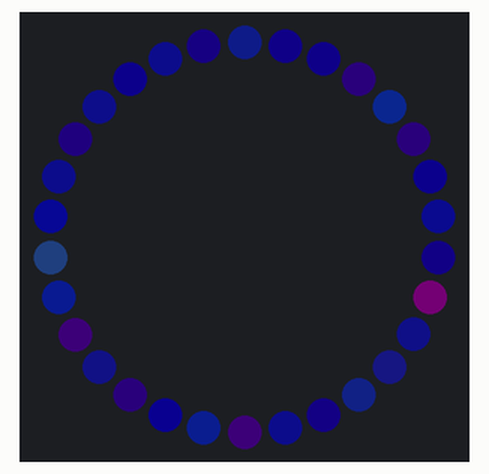
Simulated run of this program. Board: Circuit Playground running CircuitPython. Shown: 30 RGB LEDs in a ring, first at the top, clockwise. Dim RGB values are drawn brighter than linear; random numbers come from a fixed seed.

Above: at 0.45 s.
At 1.68 s:
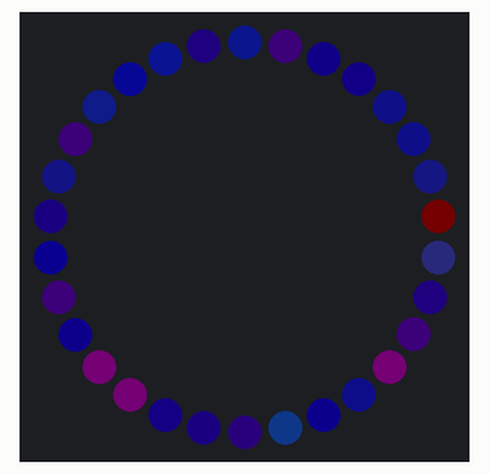
At 3.22 s:
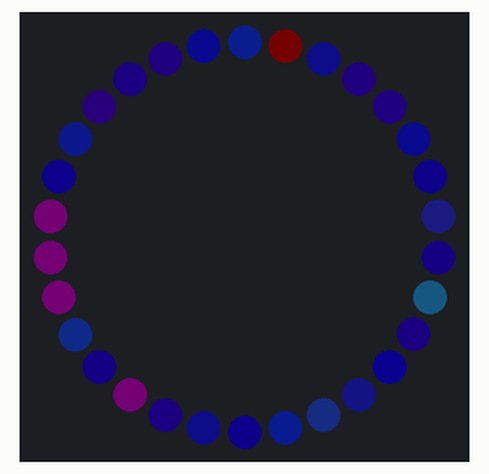
At 21.99 s:
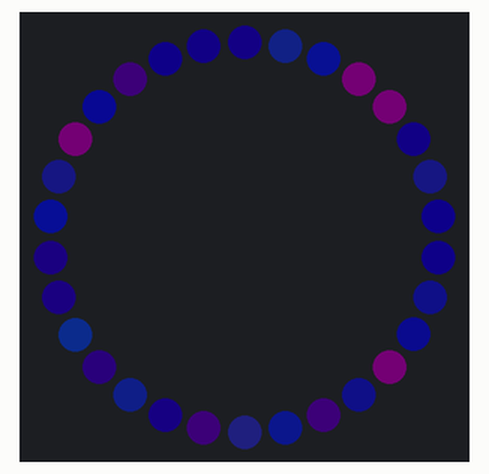
At 23.83 s:
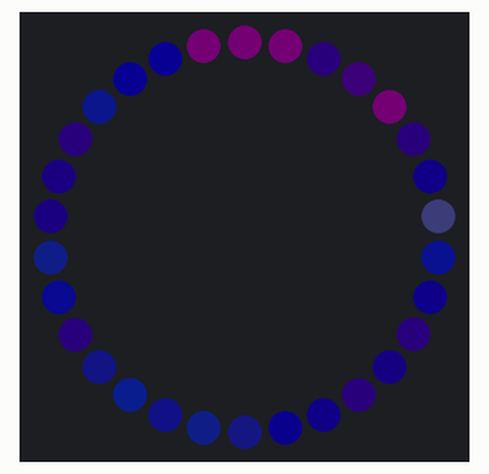
At 39.83 s:
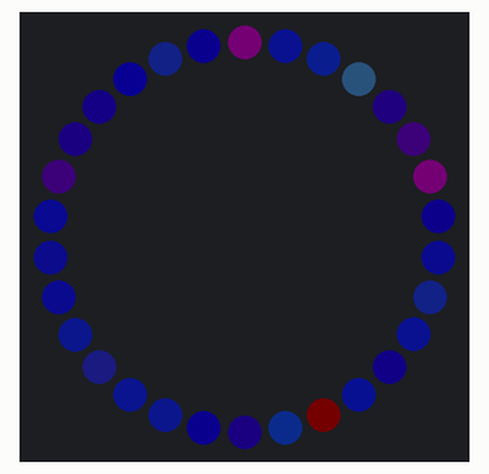

The program:

br4.py
```python
# Use the 10 NeoPixels on Circuit Playground Express via the
#   Adafruit neopixel library

###
### settable Pulse and Cycle
###

import time
import neopixel
import board

try:
    import urandom as random
except ImportError:
    import random

pulse = 1
cycle = 1
# Set up the 10 Circuit Playground Express NeoPixels half bright
#CPX_pixels = neopixel.NeoPixel(board.NEOPIXEL, 10, brightness=0.5)
pixels = neopixel.NeoPixel(board.A1, 30, brightness=0.1, auto_write=False)
low = 10
num_pixels = 30
ctr = 0
ctr2 = 0

bubble = float(num_pixels)
bubble_speed = 1.21
bubble2 = 7.0
bubble2_speed = 0.5

p = []
ps = []

# initialize
for i in range(0, num_pixels):
    #s = random.randint(1,3)
    s = 9
    #speed.append(9)
    d = 1
    maxi = random.randint(50,255)
    m = random.randint(50,250)
    #maxi = 245
    b = random.randint(15, m)
    #blue.append(15)
    g = random.randint(0,50)
    p = [s, d, m, b, g]
    ps.append(p)

# main loop
while True:

    for p in range(0, num_pixels):
        #brt = blue[p]
        brt = ps[p][3]
        #grn = int(green[p] * blue[p] / maximum[p])
        #grn = green[p]
        grn = int(ps[p][4] * brt / ps[p][2])
        #grn = ps[p][4]
        #grn = low
        pixels[p] = (low, grn, brt)

        if pulse == 1:
        	ps[p][3] = ps[p][3] + ps[p][0] * ps[p][1]

        if ps[p][3] >= ps[p][2] or ps[p][3] < 15:
            ps[p][1] = -1 * ps[p][1]

        if ps[p][3] < 15:
            maxi = random.randint(60,255)
            ps[p][2] = maxi
            # ps[p][4] = random.randint(0,50) # green reset


    #pixels[int(bubble) % num_pixels] = (10, 10, 10)
    bubble = bubble - bubble_speed
    bubble2_idx = int(bubble2) % num_pixels
    #pixels[bubble2_idx] = (low, low, int(blue[bubble2_idx] / 3))
    bubble2 = bubble2 + bubble2_speed
    pixels.show()

    #ps2 = []
    #ps2[0] = ps[len(ps)-1]
    #for i in range(1, len(ps)-2):
    #  ps2[i] = ps[i-1]

    #ps = ps2
    if cycle == 1:
	    ctr = ctr + 1
	    if ctr > 25:

		    ctr2 = ctr2 + 1
		    if ctr2 > 1:

			    ctr2 = 0
			    pst = list(ps)
			    t1 = pst[0]
			    for i in range(0, len(ps)-1):
			        ps[i] = ps[i + 1]
			    ps[len(ps)-1] = t1
```
